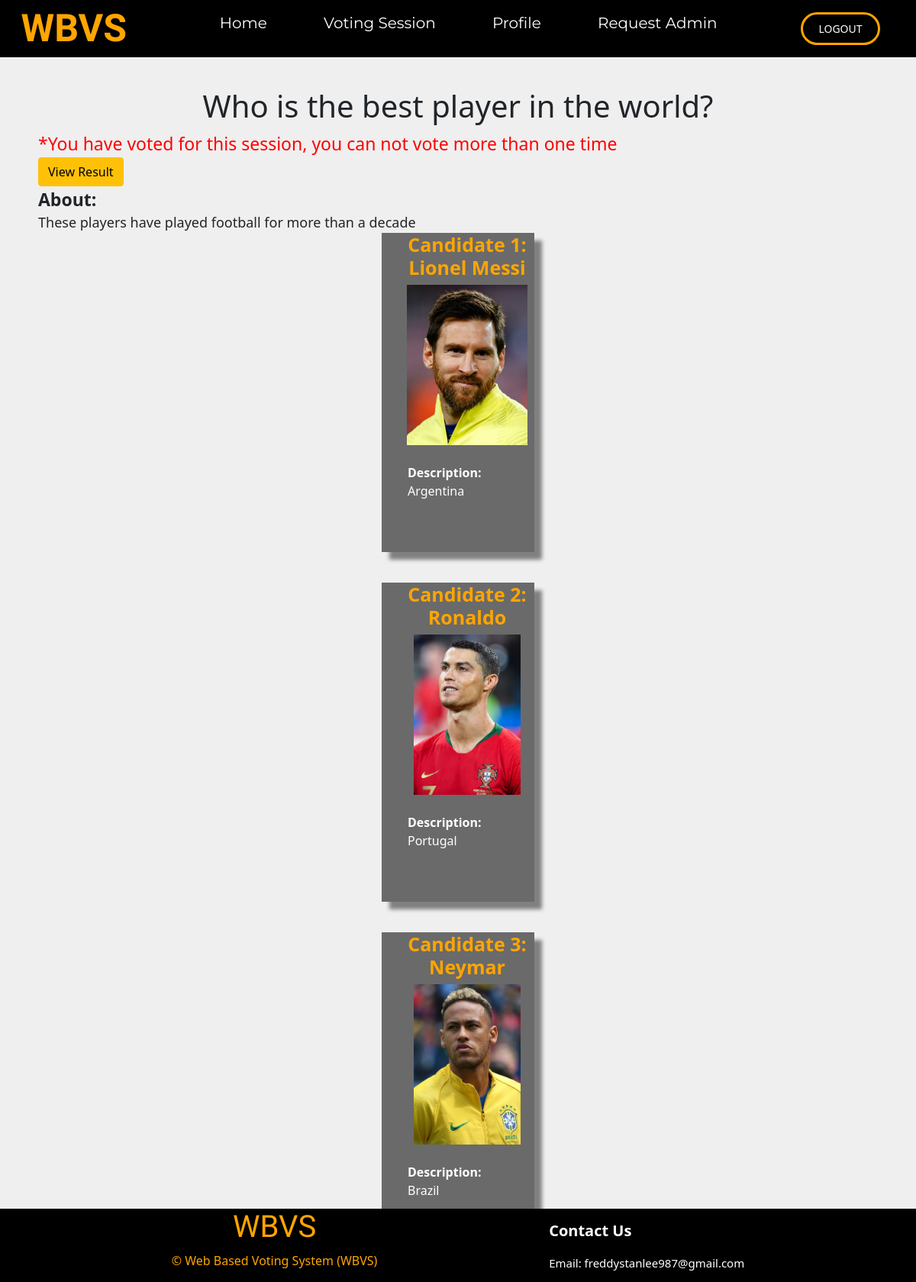
/users/userspoll.php?session=38 (signed in), run on the app's committed database.
### tables this page shows
CREATE TABLE `votingsession` (
  `sessionid` int(11) NOT NULL,
  `sessionname` varchar(255) NOT NULL,
  `sessiondesc` longtext NOT NULL
);

CREATE TABLE `candidates` (
  `candidateid` int(11) NOT NULL,
  `candidatename` varchar(255) NOT NULL,
  `candidatedesc` longtext NOT NULL,
  `candidateimage` varchar(255) NOT NULL,
  `votes` int(11) NOT NULL,
  `sessionid` int(11) NOT NULL
);

CREATE TABLE `participants` (
  `participantid` int(11) NOT NULL,
  `votecasted` int(11) NOT NULL,
  `sessionid` int(11) NOT NULL,
  `userid` int(11) NOT NULL
);

### users/userspoll.php (the view, shortened to what this page needs)
<?php
    require_once "../action/dbconnection.php";
?>
<!DOCTYPE html>
<html lang="en">
    <head>
        <link rel="stylesheet" href="../css/usersnavbar.css">
        <link href="https://cdn.jsdelivr.net/npm/bootstrap@5.0.2/dist/css/bootstrap.min.css" rel="stylesheet">
    </head>
    <body>
        <header>
            <a class="logo" href="usershome.php">WBVS</a>
            <nav>
                <ul class="navlinks">
                    <li><a href="usershome.php">Home</a></li>
                    <li><a href="userssession.php">Voting Session</a></li>
                    <li><a href="usersprofile.php">Profile</a></li>
                    <li><a href="usersrequest.php">Request Admin</a></li>
                </ul>
            </nav>
            <div class="logout-btn">
                <a href="../action/logout.php"><button>LOGOUT</button></a>
            </div>
        </header>
        <?php
            $statussql = "SELECT votecasted FROM participants WHERE userid = ? AND sessionid = ?;";
            $stmt3 = mysqli_stmt_init($dbConn);
            if(!mysqli_stmt_prepare($stmt3, $statussql)){
                header("Location: ../users/userssession.php?cannotvote");
                exit();
            } else {
                mysqli_stmt_bind_param($stmt3, "ii", $_SESSION["id"], $_GET["session"]);
                mysqli_stmt_execute($stmt3);
                $datareceived = mysqli_stmt_get_result($stmt3);
                while($row = mysqli_fetch_assoc($datareceived)){
                    $votecasted = $row["votecasted"];
                }
            }
            if($votecasted === 0){
                $sessionsql = "SELECT * FROM votingsession WHERE sessionid = ?;";
                $stmt = mysqli_stmt_init($dbConn);
                if(!mysqli_stmt_prepare($stmt, $sessionsql)){
                    header("Location: userspoll.php?session=". $_GET["session"]."cannotdiaplaysession");
                    echo "statement error";
                    exit();
                } else {
                    mysqli_stmt_bind_param($stmt, "i", $_GET["session"]);
                    mysqli_stmt_execute($stmt);
                    $datareceived = mysqli_stmt_get_result($stmt);
                    while ($row = mysqli_fetch_assoc($datareceived)){
                        echo "<h1 style='text-align: center; margin-top: 40px;'>".$row["sessionname"]."</h1>";
                        echo "<p style='margin: 0 50px 0 50px; font-size: 23px; font-weight: bold'>About: </p>";
                        echo "<p style='margin: 0 50px 0 50px; font-size: 18px;'>".$row["sessiondesc"]."</p>";
                        echo "<p style='margin: 0 50px 20px 50px; font-size: 15px;'>*Please vote one of these candidates below by clicking on the circle button</p>";
                    }
                    mysqli_stmt_close($stmt);
                }
        ?>
                <form action="../action/submitvote.php" method="POST">
                    <div style="margin: 0 500px; justify-content: space-between">
                    <?php
                        $candidatesql = "SELECT * FROM candidates WHERE sessionid = ?";
                        $stmt2 = mysqli_stmt_init($dbConn);
                        if(!mysqli_stmt_prepare($stmt2, $candidatesql)){
                            header("Location: userspoll.php?session=". $_GET["session"]."cannotdiaplaycandidates");
                            echo "statement error";
                            exit();
                        } else {
                            mysqli_stmt_bind_param($stmt2, "i", $_GET["session"]);
                            mysqli_stmt_execute($stmt2);
                            $datareceived2 = mysqli_stmt_get_result($stmt2);
                            $no = 1;
                            while ($row = mysqli_fetch_assoc($datareceived2)):
                    ?>
                                <div class="form-check" style="margin-bottom: 40px; height: auto; width: auto; box-shadow: 10px 10px 5px grey; background-color: #6A6A6A;">
                                    <h5 style="font-weight: bolder; text-align: center; font-size: 25px; color: orange;">Candidate <?= $no ?></h5>
                                    <div style="text-align:center;">
                                        <img src="../candidates/<?= $row["candidateimage"] ?>" style="height: 210px; width: auto;">
                                    </div>
                                    <div style="margin-left: 40px">
                                        <input type="hidden" name="sessionid" value="<?= $_GET["session"] ?>">
                                        <input type="hidden" name="userid" value="<?= $_SESSION["id"] ?>">
                                        <input class="form-check-input" type="radio" name="candidateid" value="<?= $row["candidateid"] ?>" style="font-size: 20px; border: 2px solid white; background-color: #6A6A6A" required>
                                        <label class="form-check-label" style="font-weight: bold; font-size: 20px; color: orange;"><?= $row["candidatename"] ?></label>
                                    </div>
                                    <br>
                                    <p style="font-weight: bold; margin-left: 10px; margin-bottom: 0; color: white;">Description:</p>
                                    <p style="margin-left: 10px; margin-bottom: 20px; color: white;"><?= $row["candidatedesc"] ?></p><br><br>
                                </div>
                    <?php
                                $no++;
                            endwhile;
                            mysqli_stmt_close($stmt2);
                        }
                    ?>
                    </div>
                    <div style="text-align: center; margin-bottom: 120px;">
                        <a href="#top" class="btn btn-outline-dark" style="margin-right: 20px;">Back to the top</a>
                        <button type="button" class="btn btn-warning" style="margin-left: 20px;" data-bs-toggle="modal" data-bs-target="#exampleModal">Submit Vote</button>
                    </div>
                    <div class="modal fade" id="exampleModal" tabindex="-1" aria-labelledby="exampleModalLabel" aria-hidden="true">
                        <div class="modal-dialog">
                            <div class="modal-content">
                            <div class="modal-header">
                                <h5 class="modal-title" id="exampleModalLabel">Confirmation</h5>
                                <button type="button" class="btn-close" data-bs-dismiss="modal" aria-label="Close"></button>
                            </div>
                            <div class="modal-body">
                                <p>Are you sure you want to vote for this candidate?</p>
                                <p style="color: red;">Note: You will not be able to vote more than one time, make sure you have selected the candidate properly</p>
                            </div>
                            <div class="modal-footer">
                                <button type="button" class="btn btn-outline-danger" data-bs-dismiss="modal">Close</button>
                                <button type="submit" class="btn btn-outline-success" name="vote">Vote</button>
                            </div>
                            </div>
                        </div>
                    </div>
                </form>
        <?php
            } elseif ($votecasted === 1){
                $sessionsql = "SELECT * FROM votingsession WHERE sessionid = ?;";
                $stmt = mysqli_stmt_init($dbConn);
                if(!mysqli_stmt_prepare($stmt, $sessionsql)){
                    header("Location: userspoll.php?session=". $_GET["session"]."cannotdiaplaysession");
                    echo "statement error";
                    exit();
                } else {
                    mysqli_stmt_bind_param($stmt, "i", $_GET["session"]);
                    mysqli_stmt_execute($stmt);
                    $datareceived = mysqli_stmt_get_result($stmt);
                    while ($row = mysqli_fetch_assoc($datareceived)){
                        echo "<h1 style='text-align: center; margin-top: 40px;'>".$row["sessionname"]."</h1>";
                        echo "<p style='margin: 0 50px 0 50px; font-size: 23px; color: red'>*You have voted for this session, you can not vote more than one time</p>";
                        echo "<a href='viewresult.php?session=".$_GET["session"]."' class='btn btn-warning' style='margin: 0 50px;'>View Result</a>";
                        echo "<p style='margin: 0 50px 0 50px; font-size: 23px; font-weight: bold'>About: </p>";
                        echo "<p style='margin: 0 50px 0 50px; font-size: 18px;'>".$row["sessiondesc"]."</p>";
                    }
                }
        ?>
                <div style="margin: 0 500px; justify-content: space-between">
                <?php
                    $candidatesql = "SELECT * FROM candidates WHERE sessionid = ?";
                    $stmt2 = mysqli_stmt_init($dbConn);
                    if(!mysqli_stmt_prepare($stmt2, $candidatesql)){
                        header("Location: userspoll.php?session=". $_GET["session"]."cannotdiaplaycandidates");
                        echo "statement error";
                        exit();
                    } else {
                        mysqli_stmt_bind_param($stmt2, "i", $_GET["session"]);
                        mysqli_stmt_execute($stmt2);
                        $datareceived2 = mysqli_stmt_get_result($stmt2);
                        $no = 1;
                        while ($row = mysqli_fetch_assoc($datareceived2)):
                ?>
                            <div class="form-check" style="margin-bottom: 40px; height: auto; width: auto; box-shadow: 10px 10px 5px grey; background-color: #6A6A6A;">
                                <h5 style="font-weight: bolder; text-align: center; font-size: 25px; color: orange;">Candidate <?= $no ?>: <?= $row["candidatename"]?></h5>
                                <div style="text-align:center;">
                                    <img src="../candidates/<?= $row["candidateimage"] ?>" style="height: 210px; width: auto;">
                                </div>
                                <br>
                                <p style="font-weight: bold; margin-left: 10px; margin-bottom: 0; color: white;">Description:</p>
                                <p style="margin-left: 10px; margin-bottom: 20px; color: white;"><?= $row["candidatedesc"] ?></p><br><br>
                            </div>
                <?php
                            $no++;
                        endwhile;
                    }
                ?>
                </div>
        <?php
            }
        ?>
        <footer style="bottom: 0; background-color: black; width: 100%; height: auto; position: fixed; display: flex; justify-content: space-evenly; align-items:center;">
            <div style="text-align: center;">
                <h1 style="font-family: 'Qwigley', cursive; color: orange;">WBVS</h1>
                <p style="color: orange;">© Web Based Voting System (WBVS)</p>
            </div>
            <div>
                <p style="font-size: 20px; font-weight: bold; color: white;">Contact Us</p>
                <p style="font-size: 15px; color:white; margin-bottom: 0;">Email: freddystanlee987@gmail.com</p>
            </div>
        </footer>
    </body>
</html>

### css/usersnavbar.css (style rules this page uses)
body { margin: 0; padding: 0; }
header { width: 100%; background-color: black; justify-content: space-around; align-items: center; display:flex; }
.logo { font-family: 'Qwigley', cursive; font-size: 50px; font-weight: bold; text-decoration: none; color: orange; }
.navlinks { font-family: 'Montserrat', sans-serif; }
.navlinks li { display: inline-block; }
.navlinks li a { color: white; margin: 0 35px; font-size: 20px; text-decoration: none; }
.logout-btn a { font-size: 0; }
.logout-btn a button { margin: 0 20px; padding: 8px 20px; font-size: 14px; color: white; background-color: black; border: 3px solid orange; border-radius: 50px; }

### users/userspoll.php (style rules this page uses)
body { background-color: #EFEFEF; }

### data on the page
votingsession: sessionname "Who is the best player in the world?", sessiondesc "These players have played football for more than a decade"
candidates: candidatename "Lionel Messi", candidateimage (picture), candidatedesc "Argentina"
candidates: candidatename "Ronaldo", candidateimage (picture), candidatedesc "Portugal"
candidates: candidatename "Neymar", candidateimage (picture), candidatedesc "Brazil"
